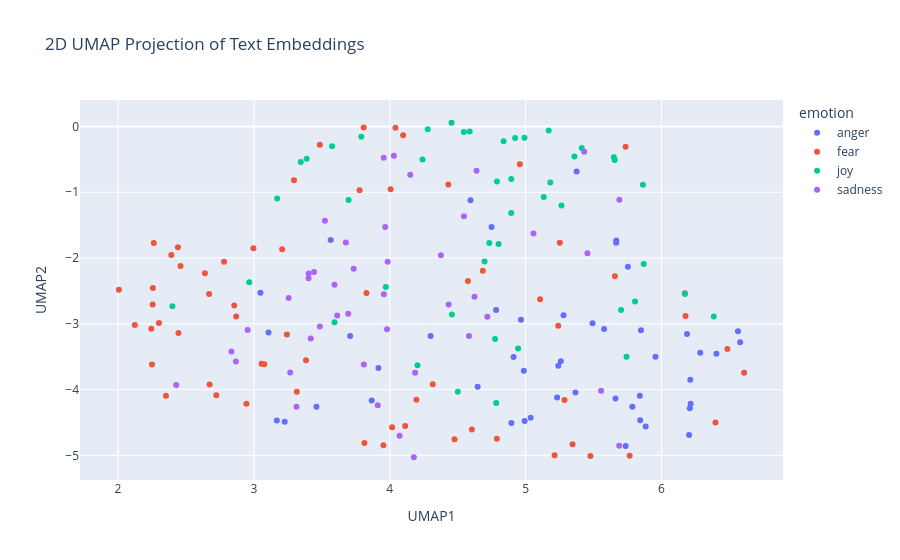

Notebook source saved alongside this figure:
### Code cell
import pandas as pd
import numpy as np
import umap
import plotly.express as px

# Concatenate the training and test data
combined_df = pd.concat([train_df_new, test_df_new], ignore_index=True)

# Prepare the embeddings for UMAP
# Convert the list of embeddings into a 2D numpy array
X_embeddings = np.array(combined_df['embeddings_values'].tolist())

# Apply UMAP for dimensionality reduction
reducer = umap.UMAP(n_components=2, metric='cosine', random_state=28) 
embedding_2d = reducer.fit_transform(X_embeddings)

# Create a DataFrame for plotting
df_plot = pd.DataFrame(embedding_2d, columns=['UMAP1', 'UMAP2'])
df_plot['emotion'] = combined_df['emotion']
df_plot['intensity'] = combined_df['intensity']
df_plot['text'] = combined_df['text']


# Visualize the embeddings with Plotly
fig = px.scatter(
    df_plot,
    x='UMAP1',
    y='UMAP2',
    color='emotion',  # Color points by the 'emotion' column
    hover_data=['text', 'intensity'],  # Show text and intensity on hover
    title='2D UMAP Projection of Text Embeddings'
)

fig.show()

### Figure 1 — Plotly figure (JSON) as saved in the notebook; plotly's stock layout.template omitted (floating-point values rounded to 4 significant figures)
{"data": [{"customdata": [["Are you lost in the fury, fearing that you'll fail?", 0.354], ["Why a puerto Rican with Taino hair and a black nose gotta ruffle your targeted feathers?", 0.5], ["be strong, independant and practical. stop living in your world of fantasy. snap out of it. the faster u get used to the reality, the better", 0.255], ["@Deadspin @jrzy_boy This is about him being left off because they wanted to play a heavier game. We needed his offense tho. Amongst others.", 0.542], ["@cxmbeferre so you WOULDNT date me????? #offended", 0.494], ["@brendancoots where's your outrage that your party nominated a lying, corrupt person? And received donations from nations who support terror", 0.766], ["Nick said he's territorial and he'll growl if someone gets too close to me #hesananimal", 0.458], ["snap music kept me from running into traffic 2005-2007.", 0.333], [".@RepDelBene: 'Today's proceedings and the entire process is an insult to our constituents.'", 0.593], ["Before revenge you feel good after revenge you feel worse 💯 @HillaryClinton", 0.458], ["Ok but I just got called a 'White Devil' on the train and I didnt know whether to laugh or be offended", 0.484], ["so ef whichever butt wipe pulled the fire alarm in davis bc I was sound asleep #pissed  #upset #tired #sad #tired #hangry ######", 0.771], ["Are belittling kitty straight a service? provoke lift aboard!: Wycelv", 0.458], ["Colors of the leaves are- changing.  Heatwaves in LA still- raging.  Lattes made in batches. Visit pumpkin patches. #FallSongs", 0.271], ["What terrible thing to see and have no vision-\\n\\nHelen Keller-\\n\\n-Begin with the end in mind-\\n\\nStephen Covey-\\n\\n#whereareugoing #relentless", 0.396], ["@lydss_xx @tharealversace @fatbellybella fuckin luv incense, this is me as fuck 😂", 0.479], ["@MHChat sadness with resentment is the past, sadness with fear is the future. try to live in the now #MHchat", 0.172], ["@politico @realDonaldTrump another angry white man!", 0.708], ["It takes a man to suffer ignorance and smile. Be yourself, no matter what they say. #sting", 0.25], ["If you be #angry, which may be the case, &amp; which may be unavoidable, see that the sudden excitement does not become sin. #AlbertBarnes", 0.583], ["@UltimateBoxer My heart because you left me for so long again\\n\\n*slight pout but it turned to a smile*\\n\\nheheh just kidding, no I'm fine-", 0.458], ["@Sophiejulia @CalebAtChipotle @calebpressleyxo relentless pipe thirst #sheltered", 0.438], ["I'm about to block everyone everywhere posting about the storm. I think everyone is aware of the damn rain and what not so quit. #damn #rage", 0.708], ["@SiobhanSynnot  Oh, good God. Quentin Letts is doing one of his 'comedy' turns. #angry @bbcthisweek @afneil #BBCTW", 0.5], ["Prayers &amp; Protection to our brothers and sisters fighting in #Charlotte  #against #machines", 0.189], ["@The_Boxing_Hub #klitschko @Klitschko over fury any day #boxing", 0.312], ["As usual disappointing #offense by @HoustonTexans ...#Texans", 0.458], ["That grudge you're holding keeps making an appearance because #God wants you to deal with it.", 0.5], ["@AllegedLowbrow It's 'Eye-for-Eye'. Indian Army never forgives, Never Forgets. They always take revenge, Pakistan breaks laws, I.A follows", 0.562], ["#welfarereform should not be a 'model' for .", 0.417], ["I'm girly in the sense that I always have lashes &amp; nails done but tomboy in the sense that black is my only color &amp; refuse the ruffle life", 0.146], ["Can't believe I've only got 2 days off left 🙄 #backtoreality #raging", 0.625], ["@JuliaHB1 Bloody right #fume", 0.5], ["@evanareteos :)) im now writing abt the changing face of sex industry in tr :))) now men will talk to me then! #revenge", 0.479], ["Who knew softballs could sting so bad? Jimmy Fallon has been under a lot of heat for his &amp;ldquo;softball&amp;rdquo; Donald Trump interview", 0.414], ["What the fuck am I supposed to do with no lunch, no dinner, no money and I'm off to work  #hangry #day5", 0.729], ["@MannyM83 @DareToReagan oh yeah. I HATE the air raid and I don't like the Oregon/Baylor offense and I'm not a fan of the ole miss one either", 0.468], ["Kik me I want to swap pics I will post on my account anonymously if you wish Kik: vsvplou #Kik #kikme  #nudes #tits #snapchat", 0.188], ["@IllinoisLoyalty that Rutgers game was an abomination. An affront to God and man. We must never speak of it again.", 0.562], ["Everybody talking about 'the first day of fall' but summer '16 is never gonna die #revenge @Drake", 0.417], ["I hope my hustle don't offend nobody", 0.292], ["Just seeing Alex revells face gets me angry", 0.583], ["I think @Sam_Canaday &amp; @KYLEJDOWSON must actually have to be working like me &amp; @dowson_brady because I havent got any snap chat videos today", 0.25], ["@huwellwell One chosen by the CLP members! MP seats are not for people to dole out to their mates, we elect candidates. ", 0.438], ["Ananya just grabbed a bible, opened it, started reading, and then said 'where do they talk about burning people?'", 0.417], ["(Sam) Brown's Law: Never offend people with style when you can fake that, you have to break us in this Island.", 0.333], ["Kik to trade, have fun or a conversation  (kik: youraffair) #kik #kikme #messageme #textme #pics #trade #tradepics #dm  #bored", 0.241], ["@DxfyingGrxvity - frustration, looking up at Elphaba in a frown of aggravation. Her high pitched voice was growing more and more --", 0.604]], "hovertemplate": "emotion=anger<br>UMAP1=%{x}<br>UMAP2=%{y}<br>text=%{customdata[0]}<br>intensity=%{customdata[1]}<extra></extra>", "legendgroup": "anger", "marker": {"color": "#636efa", "symbol": "circle"}, "mode": "markers", "name": "anger", "orientation": "v", "showlegend": true, "type": "scatter", "x": [3.048, 5.849, 4.782, 5.232, 5.956, 5.843, 6.563, 3.566, 5.883, 4.987, 6.188, 3.169, 6.404, 4.301, 3.708, 5.753, 3.108, 6.214, 4.966, 5.259, 5.375, 4.594, 3.867, 6.208, 3.917, 5.661, 5.037, 4.911, 5.366, 5.736, 5.279, 3.46, 5.84, 5.241, 6.203, 3.227, 4.993, 5.667, 4.895, 4.647, 5.578, 6.212, 4.749, 5.785, 6.579, 5.492, 5.666, 6.285], "xaxis": "x", "y": [-2.528, -3.097, -2.791, -4.12, -3.502, -4.468, -3.114, -1.725, -4.56, -3.716, -3.154, -4.47, -3.454, -3.187, -3.185, -2.133, -3.131, -4.214, -2.94, -3.567, -0.6849, -1.122, -4.165, -4.283, -3.673, -4.136, -4.43, -3.506, -4.044, -4.857, -2.868, -4.262, -4.095, -3.639, -4.69, -4.49, -4.479, -1.735, -4.507, -3.957, -3.079, -3.85, -1.529, -4.259, -3.28, -2.991, -1.768, -3.439], "yaxis": "y"}, {"customdata": [["I want to slide into the dms but im too fucking shy #shy", 0.667], ["@LakersTakeover it ain't that serious. #HOUvsNE  #igotbetterthingstodotonightthandie", 0.229], ["in my dream....They were trying to steal my kidney!!! #nightmare #blackmarket #whydidiwatchthat", 0.792], ["Don't #worry if you're not the best , if you are doing something you #love , you're heading in right direction ...", 0.104], ["@officialShaky 'Operation Echoes' is gathering momentum ... #tense #nervous #feelsick #excited", 0.875], ["Jimmy Carr makes me want to cry and cry *shiver* ", 0.792], ["Recording some more #FNAF and had to FaceTime my mum to let her know I was okay after I let out a high pitched scream 😂  #suchagirl", 0.458], ["@excalibater I'm very shy irl and lately I feel like everyone's doing their own thing and I don't fit in anywhere and I feel lonely :(", 0.771], ["339:709 A local habitation and a name.\\nSuch tricks hath strong imagination,\\nThat, if it would but apprehend some joy,\\n#AMNDBots", 0.396], ["@JoeFahezy I could of told you that one lmfao 😂 Then old niggas get wasted and start fucking around", 0.2], ["@iSmashFizzle that's me all the time. I carry ginger candy, peppermint oil and sea-bands at all times ", 0.354], ["@missmeliss465 @WellWeds @siggyflicker @whispernghope @mcrichard awe I feel so bad being naive ou is the worst", 0.688], ["@DiscordianKitty He has charisma? I guess, if you like people who looked coked out and speak as if they're a school bully?", 0.458], ["@LonelyGoomba UK cops have an issue fearing intervention. Hence situations like Rotherham. So of course it'll be dwarfed by US cops.", 0.562], ["when people hit on me i try to shake them off by talking about how i hide from communism", 0.604], ["i had a hard time falling a sleep and woke up several times because i was afraid of bugs crawling on me and i ended up waking up with a bite", 0.854], ["ugh!! this is the worst!! i didn't read at all this whole first month of school and i have a unit test on friday!!! awe man!!", 0.646], ["#GADOT please put a left turn signal at Williams and Ivan Allen Jr Blvd. This is absolutely ridiculous #ATLtraffic ", 0.424], ["I'm afraid she's the goat you libeling people?  #goat #libeling", 0.562], ["My interview went well today, I can't wait to find out what happens.  #excited #interview #jobinterview", 0.292], ["@dfkm1970 @tomddumba the struggle is real. Whoa! I worry for the younger generation 💔", 0.66], ["Some questions you get on Twitter make you want to despair. We've been so battered. We complain but aren't convinced things could be better.", 0.66], ["@tannerfox awe cnt wait to see", 0.16], ["induction day tomorrow for pizza express ", 0.275], ["@astockeyWTAE @SonniAbatta she is terrific at her job, where is she headed-- I missed that?", 0.292], ["I thought the nausea and headaches had passed but lol I feel awful today", 0.729], ["Howl at the moon with @HorrorSociety at @FatCatChicago next Wednesday the 28th for a FREE double feature of SILVER BULLET and CURSED ", 0.333], ["@BartholomewD It's -terrible-! We're going to the local fish/chip place in Kirribilli ", 0.354], ["@97_aleix having a terrific game and not at all fazed #MCFC", 0.292], ["@coopah Worst than going to the morgue to do a positive ID. #horrible Reuters", 0.688], ["@Montel_Williams If this ban goes through, it will harm so many people, disabled veterans, people who have #chronicpain, #anxiety #iamkratom", 0.845], ["@williamcontrol just preordered The Pale EP... Would have paid for the phone call... But I would have freaked out and not said anything #shy", 0.625], ["It's a good day at work when you get to shake Jim Lehrer's hand. Thanks, @keratx! Still kicking myself for being to shy to hug @mcuban.", 0.208], ["Feeling like I've had the worst night of sleep ever - not great before the #London to #Brighton #cycle ride for @DMTFYP 🚴100k ?", 0.833], ["@Meruna_  as a musician, I can tell you that more people get discouraged when learning because of shitty instruments than anything else.", 0.396], ["@TeaPartyOrg Hes right when the Civil war starts it will be wall to wall terrorism and i don't fancy the Muzzy's chances", 0.66], ["Research has determined 70% of #laughter is actually #anxiety.", 0.479], ["@CBSThisMorning @newsgirl123456 again, profiling DOESN'T discourage (September 20, 2016; 18:41 EDT)  #TRUMP #FAIL", 0.375], ["@Burnt_Out_Darth @theaterofscifi thanks. ", 0.22], ["Heard of panic! At the disco? How about Kach-ing! at the ATM", 0.438], ["mmmm i'm kinda sad i hope i can shake this before school", 0.616], ["Life long fear of havin a shit and a spider crawls up ya bum", 0.854], ["That last minute was like watching a horror show #GBBO 😥", 0.5], ["Bitch worry about me more than I worry about myself 🙄😩", 0.542], ["Don't be so shy #nl", 0.229], ["omg i just heard my dads alarm go off have i really been up all this time", 0.479], ["India wants to #shake #hands with # pakistan ..... but as usual pakistan #cheat with every #indian \\n\\n..........shameless pakistan", 0.458], ["One more step in long work #visa process is over. Relief. Onto next step. #expat #restless", 0.458], ["The radio just told me Lady GaGa is going country, which is like if the Beatles decided to do opera singing for their final albums ", 0.246], ["@CBSThisMorning @newsgirl123456 again, profiling DOESN'T discourage (September 20, 2016; 18:41 EDT) #terror #TRUMP #FAIL", 0.667], ["@rkuuleiq Fear is best/beast product of God/s. :) #aTheism #theism #biBle #afraid #christianity #hell #heaven #purgatory #psychology #jesus", 0.417], ["@madhav_pastey moral of the story, never check mails in the night. PS. Most notices have nothing much to worry about. @ashwinikn", 0.354], ["@spencer0415 awe, I love you kid!!", 0.06], ["@AaliyahLove69 I would be intimidated but I would like to think I would have manned up and helped.", 0.417], ["Bout ta get my @dontbreathe on up in here! @WarrenTheaters #nervous #icantholdmybreaththatlong", 0.688], ["Watching It Follows.  This is a super freaky movie.  #scary", 0.708], ["@CNNPolitics I can't wait to hear what he had to say about the brilliant Dr. Hawking... it should be rich... In the poorest of taste! ", 0.246], ["Another fun fact: i am afraid", 0.667], ["Tweeting from the sporadic wifi on the tube ", 0.292], ["At school, my classmate is with me at music class and he sang Hallelujah like, god, with my friend we were breathless.", 0.22], ["Trying to book holiday flights on @britishairways website is becoming a ", 0.312], ["@ccrago It was dreadful, even after he met the Catfish he still thought it was her!", 0.5], ["Came in to work today 1.5 hours late.1st thing I hear: 'Ma'am,the big boss has been waiting for you in his office.' #panic #hateBeingLate 😩😪", 0.896], ["He called me fat, so I pushed him into the lockers then he threaten to sue me' 😂", 0.479]], "hovertemplate": "emotion=fear<br>UMAP1=%{x}<br>UMAP2=%{y}<br>text=%{customdata[0]}<br>intensity=%{customdata[1]}<extra></extra>", "legendgroup": "fear", "marker": {"color": "#EF553B", "symbol": "circle"}, "mode": "markers", "name": "fear", "orientation": "v", "showlegend": true, "type": "scatter", "x": [2.254, 5.24, 2.674, 4.575, 2.78, 2.855, 2.46, 2.87, 5.252, 5.657, 2.996, 4.196, 6.608, 5.213, 6.176, 2.25, 3.316, 3.813, 6.484, 4.042, 3.383, 4.113, 4.431, 3.485, 3.778, 3.076, 2.263, 4.476, 3.295, 4.788, 3.056, 2.256, 3.808, 2.723, 4.316, 5.345, 2.444, 5.766, 4.006, 3.208, 3.243, 2.123, 2.639, 5.106, 2.67, 2.352, 5.286, 4.098, 3.828, 5.477, 2.245, 4.685, 4.958, 2.006, 2.392, 2.441, 6.397, 2.301, 4.017, 5.736, 3.953, 4.604, 2.944, 6.172], "xaxis": "x", "y": [-2.705, -3.029, -3.924, -2.35, -2.055, -2.723, -2.122, -2.887, -1.768, -2.278, -1.85, -4.154, -3.744, -4.999, -2.883, -3.618, -4.031, -4.814, -3.383, -0.02095, -3.553, -4.553, -0.8825, -0.2762, -0.9679, -3.617, -1.77, -4.754, -0.8183, -4.747, -3.605, -2.454, -0.01478, -4.084, -3.918, -4.831, -3.138, -5.007, -0.9551, -1.865, -3.161, -3.019, -2.232, -2.626, -2.548, -4.094, -4.157, -0.1342, -2.532, -5.011, -3.076, -2.193, -0.575, -2.483, -1.956, -1.836, -4.501, -2.986, -4.574, -0.3082, -4.846, -4.609, -4.216, -2.536], "yaxis": "y"}, {"customdata": [["The Quarterback' wrecks me every time.. #glee", 0.4], ["I see I'll be hovering over the block button today with much glee.", 0.4], ["— to reveal a broad smile. \\n\\n'Yeah, it's nice.' \\n\\nPursing his lips, he stifled his joyous expression in order —\\n\\n[@AVIATAUBE].", 0.542], ["tfw you're en-route to your future :) !! @HUCJIR i'm coming for ya! #openhouse #futurecantor  #NYCletsgo", 0.56], ["@chenaidavid easy, breezy, beautiful rasta mon", 0.44], ["Watch this amazing live.ly broadcast by @katyy.mae  #musically", 0.5], ["if you ain't watching Sugarboy on Hulu, then you ain't shit. #hilarious hahaha", 0.66], ["Thank you @RachelPlatten for teaching me how to live again. It's been so long since &amp; this ride is about to be exhilarating. I just know it", 0.68], ["Wanted to get him a cake with sparkling candles but he doesn't like cake😒😒. Ruins everything", 0.104], ["@david_garrett Quite saddened.....no US dates, no joyous anticipation of attending a DG concert (since 2014). Happy you are keeping busy.", 0.14], ["@LoisJoanneLane Wagging his tail at the praise, he paused, tilting his head as she took the frisbee from him, letting out a playful -", 0.562], ["Look forward to the detours because they bring delightful surprises. #lifequote #delight", 0.56], ["Unixware skydrive-cokie hearty exactment blame online: HEpHXhO", 0.18], ["@faithstrust @TheeCurrentYear imagine being this stupid for trying to chirp because of some racist prick.", 0.154], ["You know what's great about #GBBO ? Contestants helping each other, cheering each other on. So important.", 0.562], ["- the joyous occasion of laughing at the ostentatious display of disrespect. Bruce just scoffed at the entire scene. This wasn't Batman’s -", 0.5], ["Never make a #decision when you're #angry and never make a #promise when you're #happy. #wisewords", 0.438], ["@elena_yip My random guesses for you! A potential Amelie, Kenneth of 30 Rock (but YA instead of TV) &amp; maybe w/ the optimism of Lara Jean?", 0.36], ["My two older boys were elated, my toddler was terrified. I have pics of his poor little face peeping through the hole in the basket.", 0.38], ["#Talking about our #Problems is our greatest #Addiction#Break the #habitTalk about ur #Joys#quote #optimism #problemsolving #behappy", 0.34], ["@u4uzoma Boss I see you as someone that is jovial and funny. Tho av not met u in person.", 0.5], ["Life izn't about pleasing each others...😕\\n\\n#hell #with #pleasing", 0.146], ["Morning all! Of course it is sunny on this Monday morning to cheerfully welcome us back to work.:)", 0.863], ["@Hank_nsno @RonaldKoeman cheering and clapping I assume", 0.417], ["@morgannbroom yes ❤️❤️ &amp; cheering homecoming game!", 0.78], ["Thank you @twitter for the balloons today. #smile #goodday #48", 0.833], ["@EngrNabeeel then rejoicing now is a lil' bit prematured dont you think🤔🤔🤔", 0.25], ["I feel so blessed to work with the family that I nanny for ❤️ nothing but love &amp; appreciation, makes me smile.", 0.938], ["@PersephoneOD Her cheerful voice echoed through the grand, familiar home, a smile blossoming on my rosy brims, 'Mom.' I reciprocated the --", 0.537], ["Intermit animated^%%%ncaa pittsburgh vs mississippi sprightly shiny bbva level peg varsity football telly scra...", 0.406], ["@dressenn @amerson6562 @RosaTrunk @iam_spl_ @michaelk487 @Silau25 \\nGA🙋 Have a joyful day", 0.68], ["Made my night that @GordonReid91 Reid was included in tonight's hilarity. Some of those points were brilliant. Thanks @andy_murray", 0.812], ["The neighbor dancing in the Clayton Homes commercial is me. ", 0.438], ["Taguchi engineering fashionable hale and hearty little game optimization: MqnAOcU", 0.462], ["Probably the best OT period I've ever seen. Absolutely exhilarating. #WCH2016 #TeamNA", 0.76], ["By the way, I'm wearing the smile you gave me today. \\n#you #me #smile", 0.75], ["Google caffeine-an sprightly lengthening into the corridor re seo: WgJ", 0.2], ["@PhilGlutting Hey There Phil Glutting thank you for following us, it's appreciated :) #smile", 0.76], ["I turn 25 in two weeks. I am so happy. 24 was my darkest year yet. I am elated that I survived", 0.708], ["I hate it when im singing and some idiot thinks they can just join in with me like...this is not fcking glee #MeanRikonaBot", 0.08], ["incredible that anthony weiner has been caught chasing a busty milkmaid across a park at double speed while jaunty music plays", 0.38], ["Heather that was #hilarious! @MsHeatherBates @pattonoswalt @chrishansen #AnthonyWeiner #15gets20 #NYC", 0.812], ["Imagine how sad LA fans are gona be when they get eliminated...Man that's gonna be Nirvana, a religious experience rejoicing in their misery", 0.333], ["If you don't respond to an email within 7 fays, you wifl be killed by an animated gif of the girl from The Ring.", 0.18], ["@DocBellsSwan *peers down at you, eyes crinkling with mirth and affection* I do love ye so, my bonnie Belle.", 0.66]], "hovertemplate": "emotion=joy<br>UMAP1=%{x}<br>UMAP2=%{y}<br>text=%{customdata[0]}<br>intensity=%{customdata[1]}<extra></extra>", "legendgroup": "joy", "marker": {"color": "#00cc96", "symbol": "circle"}, "mode": "markers", "name": "joy", "orientation": "v", "showlegend": true, "type": "scatter", "x": [2.966, 4.801, 5.649, 3.79, 5.133, 4.894, 5.869, 4.241, 4.204, 3.593, 5.656, 4.545, 5.742, 4.783, 3.171, 5.863, 4.944, 5.264, 2.4, 4.457, 5.181, 4.775, 4.991, 4.894, 4.789, 4.455, 4.733, 4.838, 5.413, 3.697, 4.922, 3.388, 6.172, 5.702, 3.345, 5.17, 5.805, 4.588, 4.279, 4.501, 6.385, 3.575, 3.97, 4.697, 5.358], "xaxis": "x", "y": [-2.368, -1.786, -0.4682, -0.1551, -1.07, -1.316, -2.092, -0.5033, -3.629, -2.977, -0.5086, -0.0849, -3.501, -4.206, -1.094, -0.8846, -3.377, -1.2, -2.733, -2.857, -0.8507, -3.229, -0.1704, -0.7976, -0.8373, 0.05695, -1.771, -0.223, -0.3283, -1.116, -0.1759, -0.4922, -2.547, -2.789, -0.5381, -0.06146, -2.662, -0.07453, -0.04157, -4.034, -2.889, -0.2985, -2.44, -2.052, -0.4576], "yaxis": "y"}, {"customdata": [["@makai_kishi_ Her eyes stayed glued to the monitor, not turning away for anything", 0.271], ["stg I been in pine bluff all morning and to piss me off even more, my damn shoes came in as a size 4!!!!!! I KNOW I SAID 6🙄🙄🙄🙄 FML", 0.583], ["tomorrow will be the last episode of despair arc, so much shit is gonna happen i'm not emotionally prepared...", 0.729], ["@VivienLloyd Thank you so much! Just home - stunned but so happy. Don't think it has sunk in yet! Wow.", 0.104], ["1Pet 4:7  But the end of all things is at hand: be ye therefore #sober, and #watch unto prayer", 0.479], ["Never leave me alone with my credit card. Nope nope mope.", 0.458], ["My #Fibromyalgia has been really bad lately which is not good for my mental state. I feel very overwhelmed #anxiety #bipolar #depression", 0.946], ["Oh goodness I'm loving this rainy  day. It's a head down, #creative cap on, &amp; get #lost in your #thoughts kind of day 💭 ☺️ #art #create #biz", 0.25], ["@SimonSSSJ123 @EllieG10853 @Onision @Eugenia_Cooney he sure as hell helped me with my depression and still does", 0.485], ["How brave are the young individuals that have opened up to us about their #depression and #anxiety to help raise awareness!! @beyondblue", 0.479], ["Ill say it again. If I was a Black man Id be afraid to leave my house or have a moving violation.\\n\\n#TerranceCrutcher #truth #sad", 0.729], ["As I lost my heart to you there in the dark.. Underneath the stars 🎧", 0.438], ["@Courteoussoul @MattyMcDee I'm at 349 and just decoded 20 or more blues and not one was over 340, where you getting your blues?", 0.333], ["There's many things I don't care about, and many things I do that I don't speak on because it's such a heaviness even when released...", 0.625], ["@el_tityboi bc it's a gloomy day Tony", 0.625], ["also who has amazon prime that would like to help a girl out LOL #serious", 0.167], ["Isn't the whole 'it's been hijacked' argument the same argument used to ban or discourage the display of the St George's Cross? Shame @LBC", 0.636], ["Do not be discouraged by a slowing sales market. This will test your business model and pinpoint #strengths and #weaknesses.' @Ken_Dunn", 0.271], ["Don't get discouraged when simple minds don't see your vision", 0.375], ["I got diagnosed with severe-extreme depression and I didn't know there was a difference between those two lol", 0.708], ["Think Val might be going this week. I'll have to take the rest of the week off work to mourn. I'm sure they'll understand. #GBBO", 0.562], ["I need a syfy series to watch I literally have nothing to watch back to back. I already watched #heroes #lost #jericho #fallenskies  etc etc", 0.312], ["How much time should I give to my friend who lost his laptop to mourn before I can ask him to give me his laptop charger and extra battery??", 0.271], ["@KatelynKolsrud thanks mucho kate💕 #sober", 0.208], ["When the sadness leaves you broken in your bed, I will hold you in the depths of your despair, and it's all in the name of love 🎶", 0.604], ["It's now September and we're still battling a situation that was said to be handled March of this year. @ATT this is unacceptable ", 0.646], ["@RyhenMessedUp goodbye despair", 0.5], ["@comicfire The thing is, it's either I be unproductive and unhappy, or deal with some videos that do badly.", 0.574], ["AQW should've always stayed in the 08 art style, now it's just a competition to create more detailed art each time.", 0.354], ["My prayers are with the family, friends &amp; members of @VCFD  as you mourn the loss of Engineer Ryan Osler. #LODD #RIP", 0.771], ["I have sleep cooties.\\nI close my eyes and dream that I'm awake #weary #sleepissues #narcolepsy", 0.688], ["Summer officially ends today. #sadness", 0.812], ["Everything is far away because time is short, no rest for the weary.", 0.521], ["@big_SL8 Show some respect, that's all...  If u havent go to war u cant say anything.. U havent lost friends and mates on war, so Ahut it!!", 0.583], ["New job training= too much meat eating! Oh well. Also- got approved to drive for Lyft! Just need a car... #day35 #sober", 0.312], ["@Virgin_TrainsEC I feel for the conductor tonight, he's obviously taken grief over the last few weeks, he sounds weary of apologising!", 0.667], ["Remembering those day when u still did'nt know kpop n thinking about how sad your life was without it - Kpop fan", 0.521], ["If Angelina Jolie can't keep a man no one can. Today we mourn because Love is dead", 0.646], ["@xOffWithMyHeadx They've officially said all the episodes left (so future 12 and despair 11 and 12) will be delayed.", 0.438], ["and for inconsolable Oxford academics - 'Brussels should just ignore the #Brexit vote and tell the UK it can't leave the EU....ever....wah'", 0.521], ["We are about a little over an hour away! We will arrive soon, do not fret!", 0.125], ["Don't depress yourself by comparing yourself. No comparisons.", 0.438], ["@trashcami this cured my depression", 0.34]], "hovertemplate": "emotion=sadness<br>UMAP1=%{x}<br>UMAP2=%{y}<br>text=%{customdata[0]}<br>intensity=%{customdata[1]}<extra></extra>", "legendgroup": "sadness", "marker": {"color": "#ab63fa", "symbol": "circle"}, "mode": "markers", "name": "sadness", "orientation": "v", "showlegend": true, "type": "scatter", "x": [5.69, 3.313, 3.402, 3.956, 3.98, 4.376, 2.867, 4.638, 3.677, 2.954, 3.267, 5.431, 4.546, 4.583, 5.057, 5.455, 5.688, 4.624, 4.718, 2.834, 3.402, 3.523, 3.418, 4.15, 3.984, 4.177, 3.734, 3.256, 4.186, 3.809, 2.428, 3.486, 3.694, 5.555, 4.03, 3.911, 3.613, 3.956, 3.442, 4.072, 3.593, 4.433, 3.966], "xaxis": "x", "y": [-1.114, -4.26, -2.235, -0.4742, -3.085, -1.957, -3.571, -0.6722, -1.763, -3.095, -3.742, -0.3822, -1.365, -3.185, -1.626, -1.926, -4.853, -2.587, -2.893, -3.42, -2.309, -1.433, -3.225, -0.7347, -2.056, -5.029, -2.162, -2.607, -3.745, -3.617, -3.93, -3.04, -2.847, -4.016, -0.4457, -4.239, -2.872, -2.551, -2.212, -4.701, -2.407, -2.705, -1.527], "yaxis": "y"}], "layout": {"legend": {"title": {"text": "emotion"}, "tracegroupgap": 0}, "title": {"text": "2D UMAP Projection of Text Embeddings"}, "xaxis": {"anchor": "y", "domain": [0, 1], "title": {"text": "UMAP1"}}, "yaxis": {"anchor": "x", "domain": [0, 1], "title": {"text": "UMAP2"}}}}
